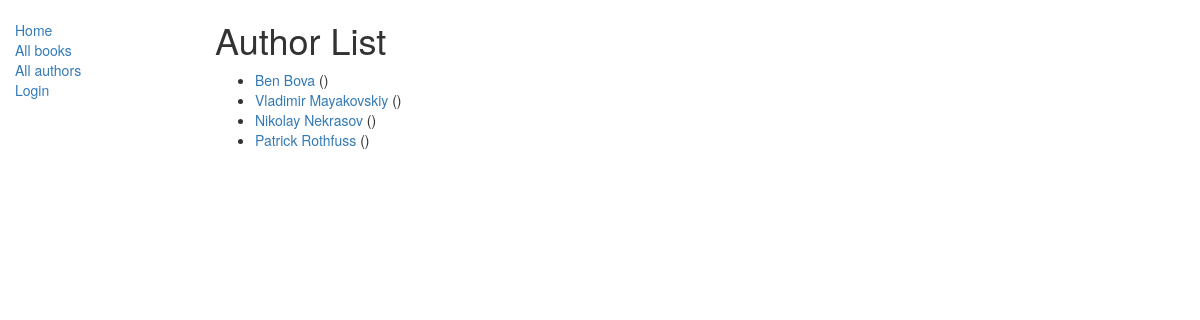
The app's page /catalog/authors/, older data.
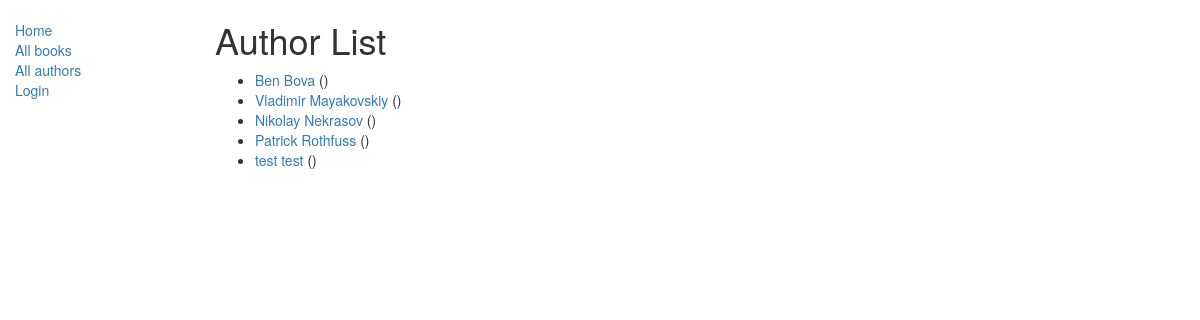
The same page, newer data.
### catalog/models.py (models this page shows, shortened)
class Author(models.Model):
    first_name = models.CharField(max_length=100)
    second_name = models.CharField(max_length=100)
    date_of_birth = models.DateField(null=True, blank=True)
    date_of_death = models.DateField('died', null=True, blank=True)
    class Meta:
        ordering = ['second_name', 'first_name']
    def get_absolute_url(self):
        return reverse('author_detail', args=[str(self.id)])

### catalog/views.py (the view)
# urls.py: path('authors/', view=views.AuthorsListView.as_view(), name='authors'),
class AuthorsListView(generic.ListView):
    model = Author
    paginate_by = 10
    context_object_name = 'author_list'
    template_name = 'catalog/author_list.html'

### catalog/templates/catalog/author_list.html
{% extends 'base_generic.html' %}
{% block content %}
    <h1>Author List</h1>
    {% if author_list %}
    <ul>
        {% for author in author_list %}
        <li>
            <a href="{{ author.get_absolute_url }}">{{ author.first_name }} {{author.second_name}}</a> ({{ author.author }})
        </li>
        {% endfor %}
    </ul>
    {% else %}
        <p>There are no books</p>
    {% endif %}
{% endblock content %}

Row changes from the older to the newer data that the page shows:
added Author: first_name "test", second_name "test"
